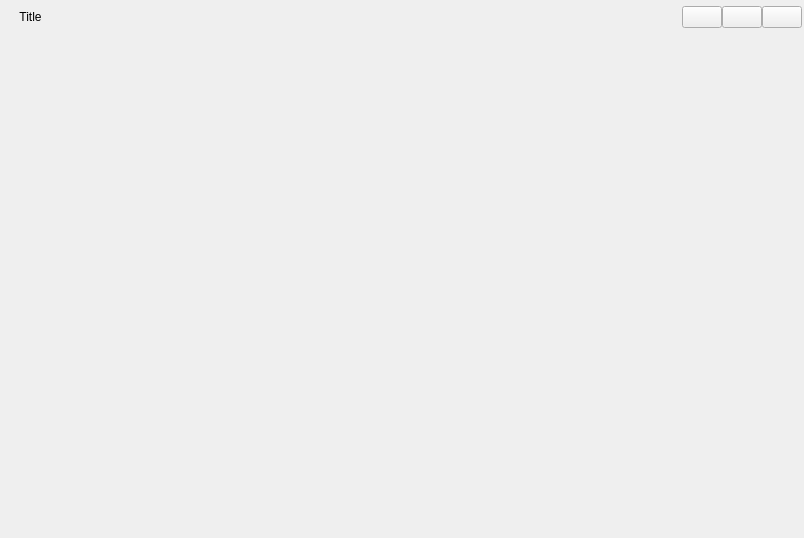
<?xml version="1.0" encoding="UTF-8"?>
<ui version="4.0">
 <class>WinWidget</class>
 <widget class="QWidget" name="WinWidget">
  <property name="geometry">
   <rect>
    <x>0</x>
    <y>0</y>
    <width>804</width>
    <height>538</height>
   </rect>
  </property>
  <property name="windowTitle">
   <string>Form</string>
  </property>
  <layout class="QVBoxLayout" name="verticalLayout_3">
   <property name="spacing">
    <number>0</number>
   </property>
   <property name="leftMargin">
    <number>0</number>
   </property>
   <property name="topMargin">
    <number>0</number>
   </property>
   <property name="rightMargin">
    <number>0</number>
   </property>
   <property name="bottomMargin">
    <number>0</number>
   </property>
   <item>
    <widget class="QWidget" name="WinRootWidget" native="true">
     <layout class="QVBoxLayout" name="WinRootWidgetLayout">
      <property name="spacing">
       <number>0</number>
      </property>
      <property name="leftMargin">
       <number>2</number>
      </property>
      <property name="topMargin">
       <number>2</number>
      </property>
      <property name="rightMargin">
       <number>2</number>
      </property>
      <property name="bottomMargin">
       <number>2</number>
      </property>
      <item>
       <widget class="QWidget" name="TopWidget" native="true">
        <property name="minimumSize">
         <size>
          <width>0</width>
          <height>30</height>
         </size>
        </property>
        <property name="maximumSize">
         <size>
          <width>16777215</width>
          <height>30</height>
         </size>
        </property>
        <layout class="QHBoxLayout" name="TopLayout">
         <property name="spacing">
          <number>5</number>
         </property>
         <property name="leftMargin">
          <number>5</number>
         </property>
         <property name="topMargin">
          <number>0</number>
         </property>
         <property name="rightMargin">
          <number>0</number>
         </property>
         <property name="bottomMargin">
          <number>0</number>
         </property>
         <item>
          <widget class="QLabel" name="Icon">
           <property name="maximumSize">
            <size>
             <width>30</width>
             <height>30</height>
            </size>
           </property>
           <property name="text">
            <string/>
           </property>
          </widget>
         </item>
         <item>
          <widget class="QLabel" name="Title">
           <property name="layoutDirection">
            <enum>Qt::LeftToRight</enum>
           </property>
           <property name="text">
            <string>Title</string>
           </property>
           <property name="alignment">
            <set>Qt::AlignCenter</set>
           </property>
          </widget>
         </item>
         <item>
          <spacer name="horizontalSpacer">
           <property name="orientation">
            <enum>Qt::Horizontal</enum>
           </property>
           <property name="sizeHint" stdset="0">
            <size>
             <width>40</width>
             <height>20</height>
            </size>
           </property>
          </spacer>
         </item>
         <item>
          <layout class="QHBoxLayout" name="ButtonsLayout">
           <property name="spacing">
            <number>0</number>
           </property>
           <item>
            <widget class="QPushButton" name="MinimizeButton">
             <property name="text">
              <string/>
             </property>
            </widget>
           </item>
           <item>
            <widget class="QPushButton" name="ZoomButton">
             <property name="text">
              <string/>
             </property>
            </widget>
           </item>
           <item>
            <widget class="QPushButton" name="CloseButton">
             <property name="text">
              <string/>
             </property>
            </widget>
           </item>
          </layout>
         </item>
        </layout>
       </widget>
      </item>
      <item>
       <layout class="QHBoxLayout" name="ToolLayout">
        <property name="spacing">
         <number>0</number>
        </property>
        <item>
         <widget class="QWidget" name="ToolListWidget" native="true">
          <property name="minimumSize">
           <size>
            <width>200</width>
            <height>0</height>
           </size>
          </property>
          <property name="maximumSize">
           <size>
            <width>16777215</width>
            <height>16777215</height>
           </size>
          </property>
         </widget>
        </item>
        <item>
         <widget class="QWidget" name="ExhibitionWidget" native="true">
          <layout class="QVBoxLayout" name="verticalLayout_2">
           <property name="spacing">
            <number>0</number>
           </property>
           <property name="leftMargin">
            <number>0</number>
           </property>
           <property name="topMargin">
            <number>0</number>
           </property>
           <property name="rightMargin">
            <number>0</number>
           </property>
           <property name="bottomMargin">
            <number>0</number>
           </property>
           <item>
            <widget class="QStackedWidget" name="FuncStackWidget">
             <widget class="QWidget" name="WidgetFunc"/>
             <widget class="QWidget" name="GraphicsViewFunc"/>
             <widget class="QWidget" name="SettingFunc"/>
             <widget class="QWidget" name="AboutFunc"/>
            </widget>
           </item>
          </layout>
         </widget>
        </item>
       </layout>
      </item>
      <item>
       <widget class="QWidget" name="BottomWidget" native="true">
        <property name="minimumSize">
         <size>
          <width>0</width>
          <height>20</height>
         </size>
        </property>
        <property name="maximumSize">
         <size>
          <width>16777215</width>
          <height>20</height>
         </size>
        </property>
       </widget>
      </item>
     </layout>
    </widget>
   </item>
  </layout>
 </widget>
 <resources/>
 <connections/>
</ui>
